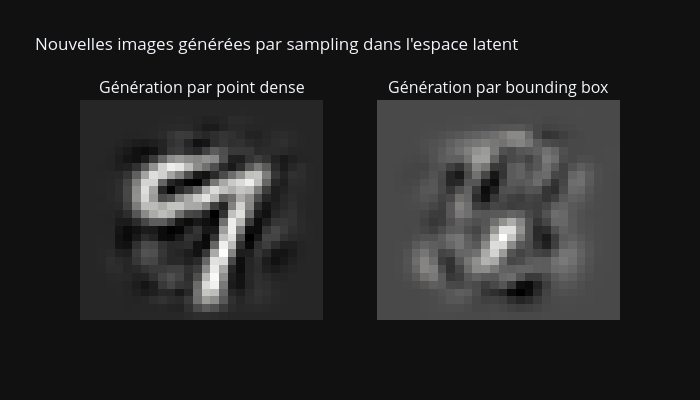

Notebook code cell kept with this figure:
### Markdown cell above
## 8. Génération de nouvelles images par sampling dans l'espace latent

Cette section montre deux approches plausibles pour générer une nouvelle image avec PCA :
1) choisir un point latent proche d'une région dense, sans reproduire un point existant.
2) sampler autour d'un point latent existant avec une petite perturbation gaussienne.

### Code cell
# Latent training data utilisé pour déterminer une région plausible
latent_train = latent.array
latent_mean = latent_train.mean(axis=0)
latent_std = latent_train.std(axis=0)

rng = np.random.default_rng(123)

# Approche 1 : point latent proche d'un point d'entraînement existant
# Cela reste dans une région dense du dataset latent en perturbant légèrement un point réel.
z_ref = latent_train[rng.integers(len(latent_train))]
z_new_dense = z_ref + rng.normal(scale=0.2 * latent_std, size=z_ref.shape)

# Approche 2 : point latent dans un bounding box autour des données,
# puis vérification de la proximité avec un point d'entraînement
latent_min = latent_train.min(axis=0)
latent_max = latent_train.max(axis=0)
z_new_box = rng.uniform(latent_min, latent_max)
box_dist = np.linalg.norm(latent_train - z_new_box, axis=1)

print(f"Distance minimale au dataset latent (box) : {box_dist.min():.4f}")

# Décode les deux nouveaux points
X_new_dense = model.decode(Latent(array=z_new_dense[None, :], nature="continuous"))
X_new_box = model.decode(Latent(array=z_new_box[None, :], nature="continuous"))

# Affichage des deux images générées
fig = make_subplots(rows=1, cols=2, subplot_titles=[
    "Génération par point dense",
    "Génération par bounding box"
])

for col, X_gen in enumerate([X_new_dense, X_new_box], start=1):
    img = X_gen[0].reshape(28, 28)
    fig.add_trace(go.Heatmap(z=img, colorscale="gray", showscale=False), row=1, col=col)

fig.update_layout(
    height=400, width=700,
    title_text="Nouvelles images générées par sampling dans l'espace latent",
    template="plotly_dark"
)
for col in [1, 2]:
    fig.update_yaxes(autorange="reversed", showticklabels=False, row=1, col=col)
    fig.update_xaxes(showticklabels=False, row=1, col=col)
fig.show()

### Figure 1 — Plotly figure (JSON) as saved in the notebook; plotly's stock layout.template omitted (floating-point values rounded to 4 significant figures; data arrays with more than 128 entries replaced by an {"elided": "..."} marker saying what was removed)
{"data": [{"colorscale": [[0, "rgb(0, 0, 0)"], [0.09091, "rgb(16, 16, 16)"], [0.1818, "rgb(38, 38, 38)"], [0.2727, "rgb(59, 59, 59)"], [0.3636, "rgb(81, 80, 80)"], [0.4545, "rgb(102, 101, 101)"], [0.5455, "rgb(124, 123, 122)"], [0.6364, "rgb(146, 146, 145)"], [0.7273, "rgb(171, 171, 170)"], [0.8182, "rgb(197, 197, 195)"], [0.9091, "rgb(224, 224, 223)"], [1, "rgb(254, 254, 253)"]], "showscale": false, "type": "heatmap", "xaxis": "x", "yaxis": "y", "z": {"elided": "28x28 float values"}}, {"colorscale": [[0, "rgb(0, 0, 0)"], [0.09091, "rgb(16, 16, 16)"], [0.1818, "rgb(38, 38, 38)"], [0.2727, "rgb(59, 59, 59)"], [0.3636, "rgb(81, 80, 80)"], [0.4545, "rgb(102, 101, 101)"], [0.5455, "rgb(124, 123, 122)"], [0.6364, "rgb(146, 146, 145)"], [0.7273, "rgb(171, 171, 170)"], [0.8182, "rgb(197, 197, 195)"], [0.9091, "rgb(224, 224, 223)"], [1, "rgb(254, 254, 253)"]], "showscale": false, "type": "heatmap", "xaxis": "x2", "yaxis": "y2", "z": {"elided": "28x28 float values"}}], "layout": {"annotations": [{"font": {"size": 16}, "showarrow": false, "text": "Génération par point dense", "x": 0.225, "xanchor": "center", "xref": "paper", "y": 1, "yanchor": "bottom", "yref": "paper"}, {"font": {"size": 16}, "showarrow": false, "text": "Génération par bounding box", "x": 0.775, "xanchor": "center", "xref": "paper", "y": 1, "yanchor": "bottom", "yref": "paper"}], "height": 400, "title": {"text": "Nouvelles images générées par sampling dans l'espace latent"}, "width": 700, "xaxis": {"anchor": "y", "domain": [0, 0.45], "showticklabels": false}, "xaxis2": {"anchor": "y2", "domain": [0.55, 1], "showticklabels": false}, "yaxis": {"anchor": "x", "autorange": "reversed", "domain": [0, 1], "showticklabels": false}, "yaxis2": {"anchor": "x2", "autorange": "reversed", "domain": [0, 1], "showticklabels": false}}}
